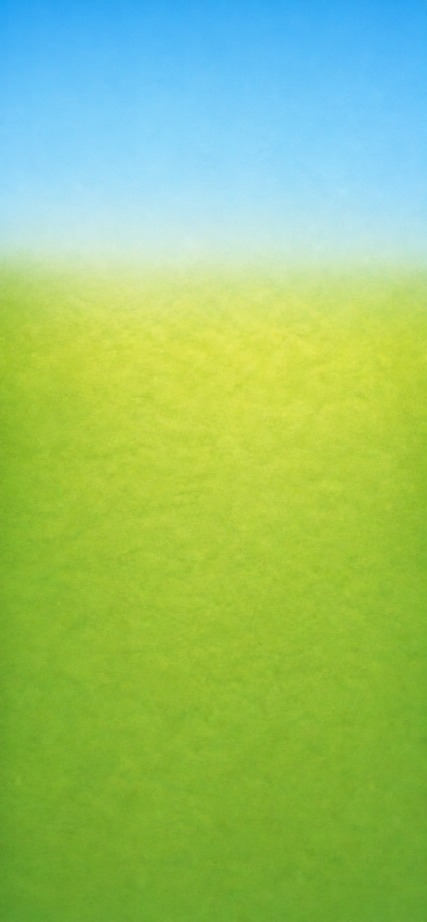
#> input picture games/grove/assets/_new/ui_redesign_direction_b/edge_glade_layered_work_v1/backdrop/source/edge_glade_true_backdrop_v1_raw.png, 853 x 1843 px (shown at 1/2 size)
$ python edge_glade_true_backdrop_v1_value_grade.py
#> lines starting #> are read from the running program, lines starting #| are printed output that depends on the picture; after the words box and inside, x2 and y2 are one past the last pixel; in counts of white or black regions, pixels touching at a corner belong together
#!/usr/bin/env python3
"""Conform and apply the approved broad meadow value progression."""

from pathlib import Path

import numpy as np
from PIL import Image, ImageOps


ROOT = Path(__file__).resolve().parents[1]
SOURCE = ROOT / "source" / "edge_glade_true_backdrop_v1_raw.png"
OUTPUT = ROOT / "final" / "edge_glade_true_backdrop_v1.png"
SIZE = (1320, 2868)

# Normalized y and grade strength. Negative values cool/darken the upper meadow;
# positive values provide a modest central lift. Cubic interpolation prevents
# hard bands, and the bottom quiet zone remains unchanged.
KNOTS = (
    (0.00, 0.0),
    (0.17, 0.0),
    (0.24, -18.0),
    (0.34, -18.0),
    (0.36, -15.0),
    (0.40, -5.0),
    (0.44, 45.0),
    (0.50, 60.0),
    (0.56, 75.0),
    (0.63, 85.0),
    (0.68, 70.0),
    (0.75, 30.0),
    (0.86, 0.0),
    (1.00, 0.0),
)


def smoothstep(value: np.ndarray) -> np.ndarray:
    return value * value * (3.0 - 2.0 * value)


def grade_curve(height: int) -> np.ndarray:
    y = np.linspace(0.0, 1.0, height, dtype=np.float32)
    result = np.zeros(height, dtype=np.float32)
    for (start_y, start_v), (end_y, end_v) in zip(KNOTS, KNOTS[1:]):
        mask = (y >= start_y) & (y <= end_y)
        t = smoothstep((y[mask] - start_y) / (end_y - start_y))
        result[mask] = start_v + (end_v - start_v) * t
    return result


def meadow_mask(pixels: np.ndarray) -> np.ndarray:
    """Select green meadow pixels while leaving the blue sky untouched."""
    green_over_blue = pixels[:, :, 1] - pixels[:, :, 2]
    return smoothstep(np.clip(green_over_blue / 40.0, 0.0, 1.0))


def compress_to_headroom(pixels: np.ndarray, delta: np.ndarray) -> np.ndarray:
    """Compress only out-of-gamut shifts; never clip a channel to 0 or 255."""
    positive_room = np.divide(
        254.5 - pixels,
        delta,
        out=np.full_like(delta, np.inf),
        where=delta > 0,
    )
    negative_room = np.divide(
        0.5 - pixels,
        delta,
        out=np.full_like(delta, np.inf),
        where=delta < 0,
    )
    scale = np.minimum(1.0, np.min(np.minimum(positive_room, negative_room), axis=2))
    return delta * np.clip(scale, 0.0, 1.0)[:, :, None]


def main() -> None:
    with Image.open(SOURCE) as source:
#> source is the input picture: PIL image 853x1843 RGB; mean R, G, B 149.3, 196.3, 111.2
        conformed = ImageOps.fit(
            source.convert("RGB"),
            SIZE,
            method=Image.Resampling.LANCZOS,
            centering=(0.5, 0.5),
        )

    pixels = np.asarray(conformed, dtype=np.float32).copy()
    curve = grade_curve(SIZE[1])[:, None]
    # A row-uniform, very broad negative plateau avoids adding an artificial
    # edge at the soft horizon. Positive lift remains restricted to meadow.
    semantic_mask = np.where(curve < 0.0, 1.0, meadow_mask(pixels))
#> in meadow_mask, `green_over_blue = pixels[:, :, 1] - pixels[:, :, 2]`:
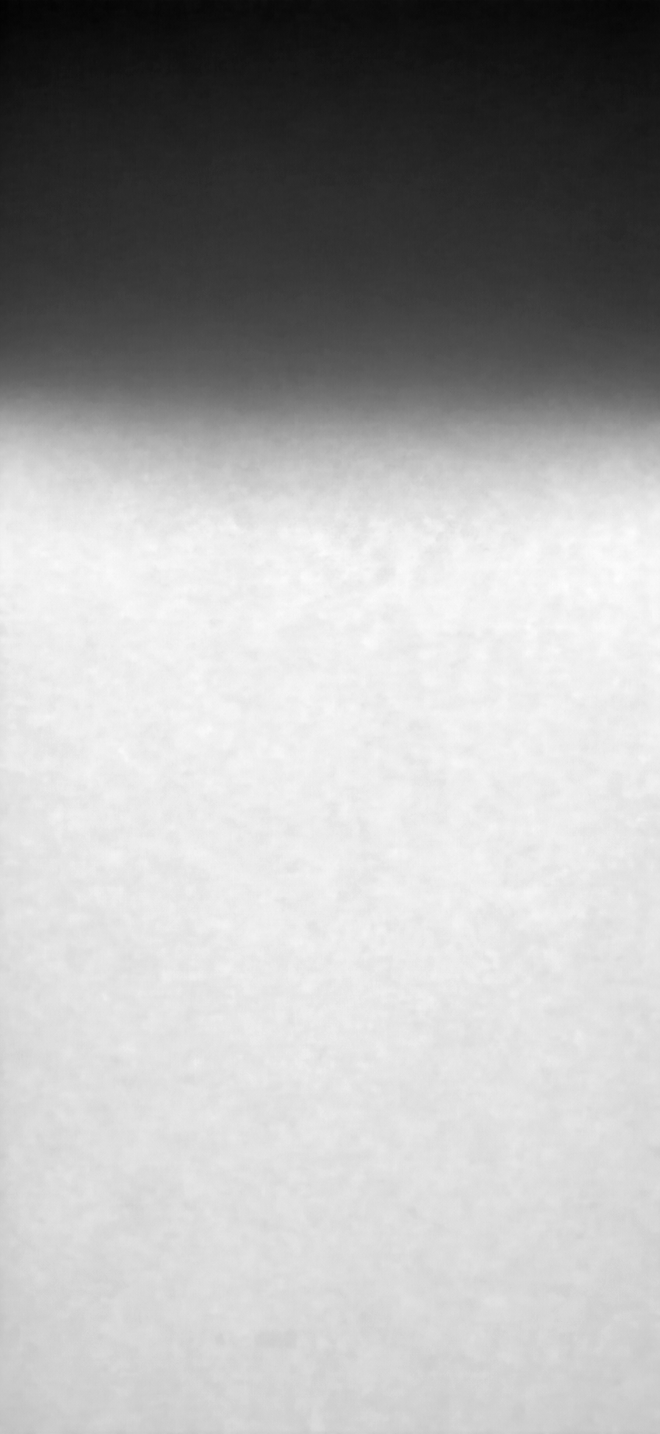
#> green_over_blue: shape (2868, 1320) float32 (shown at 1/2 size); min -81, max 162, mean 85.1; drawn with min black and max white
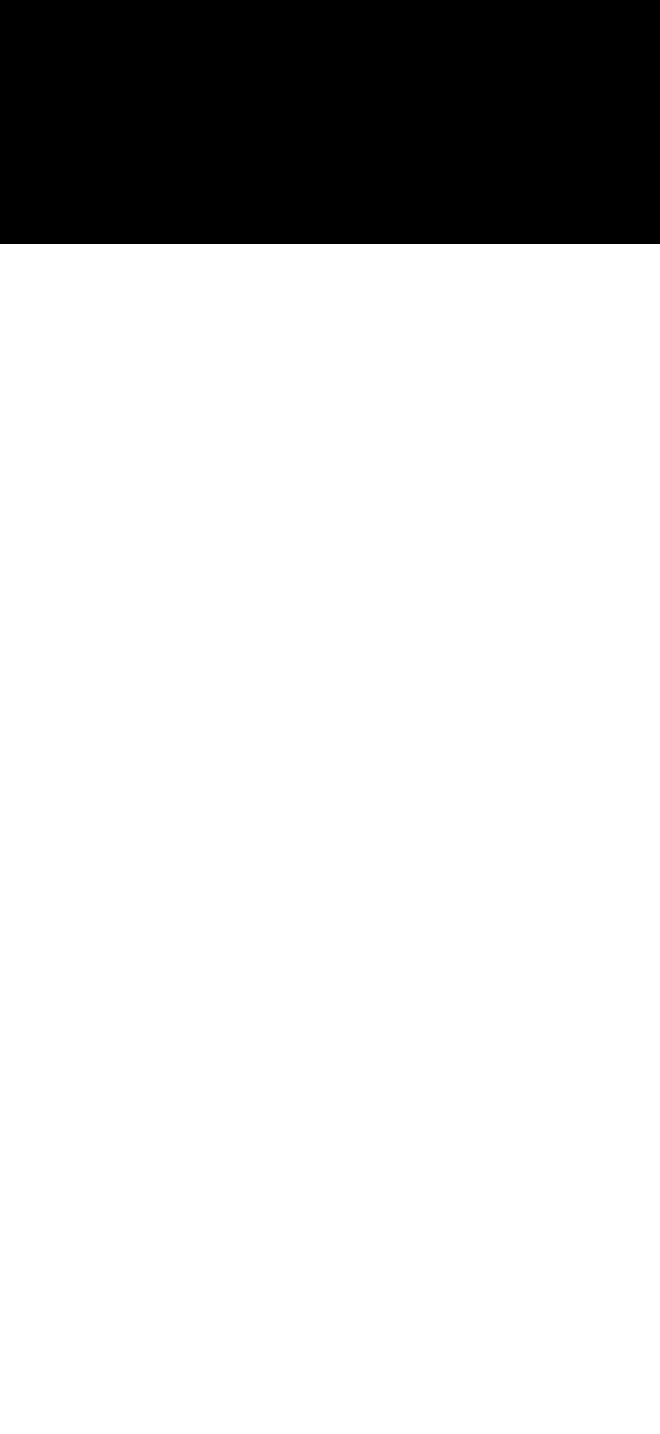
#> semantic_mask: shape (2868, 1320) float32 (shown at 1/2 size); values 0 (black) and 1 (white), 83% white; 1 black region, box (x1, y1, x2, y2) and area: (0, 0, 1320, 488) 644160
    strength = curve * semantic_mask
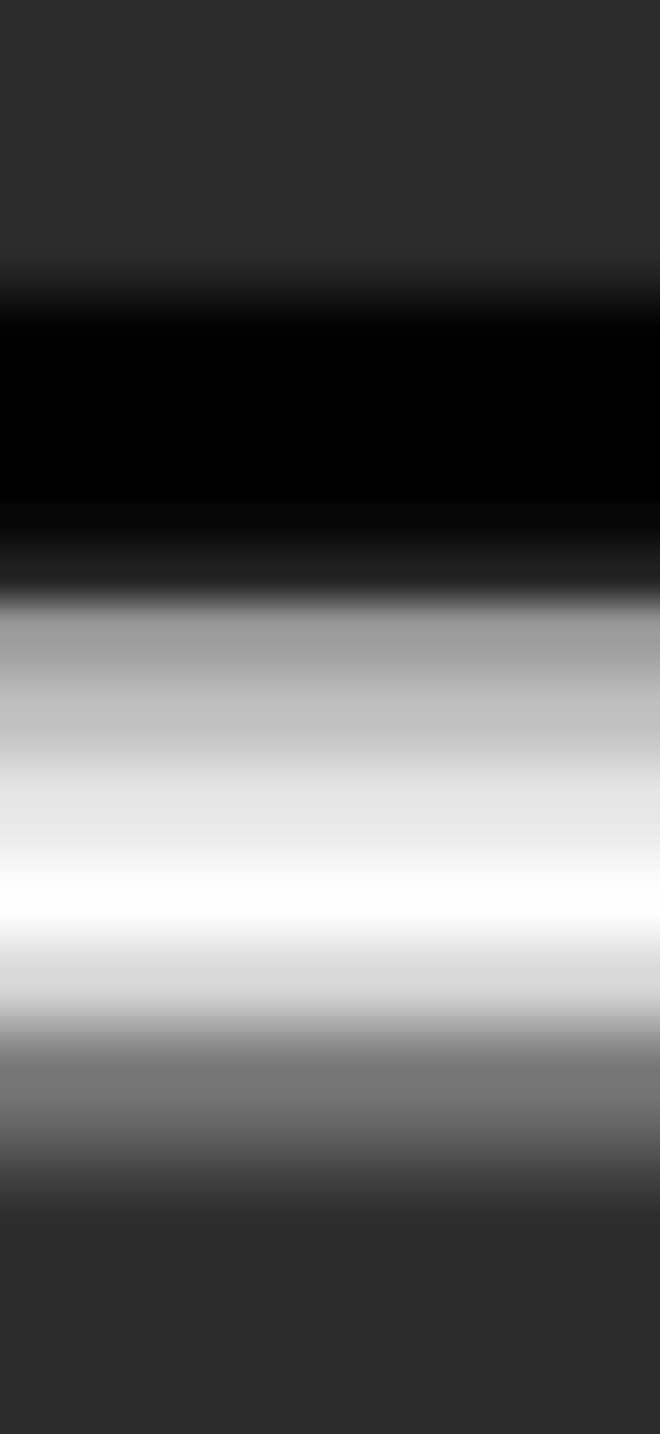
#> strength: shape (2868, 1320) float32 (shown at 1/2 size); min -18, max 85, mean 19.5; drawn with min black and max white

    # Balanced red/green weights use available gamut headroom efficiently. A
    # small inverse blue shift keeps the center fresh yellow-green and makes
    # negative upper-meadow values subtly cooler.
    delta = np.stack(
        (strength * 0.80, strength * 0.60, strength * -0.05), axis=2
    )
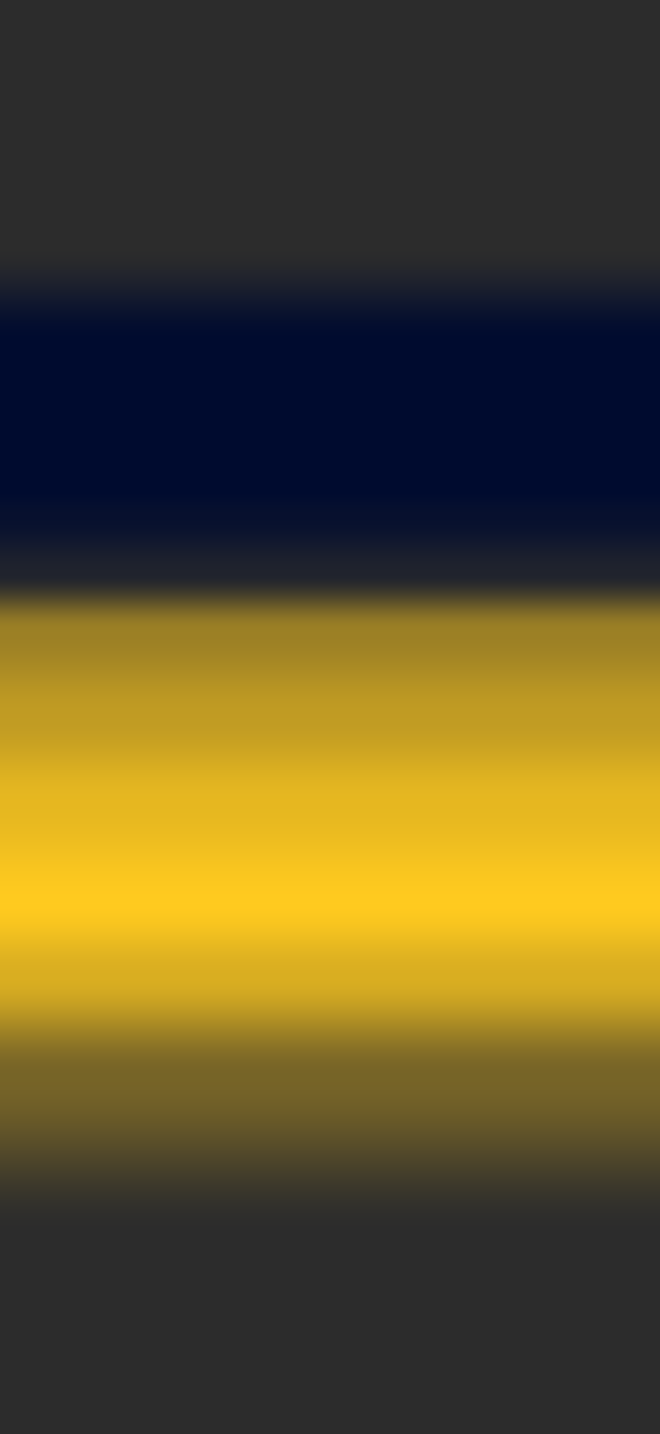
#> delta: shape (2868, 1320, 3) float32 (shown at 1/2 size); mean of channels 0, 1, 2 15.6, 11.6, -1; drawn with min black and max white
    pixels += compress_to_headroom(pixels, delta)
#> in compress_to_headroom, `positive_room = np.divide( 254.5 - pixels, delta, out=np.full_like(del..`: positive_room: shape (2868, 1320, 3) float32; 61.95% of the values are NaN or infinite; the others: min 0.776, max 556335.8, mean 497.6
#> in compress_to_headroom, `negative_room = np.divide( 0.5 - pixels, delta, out=np.full_like(delta..`: negative_room: shape (2868, 1320, 3) float32; 69.08% of the values are NaN or infinite; the others: min 7.55, max 3024738.2, mean 1831.6
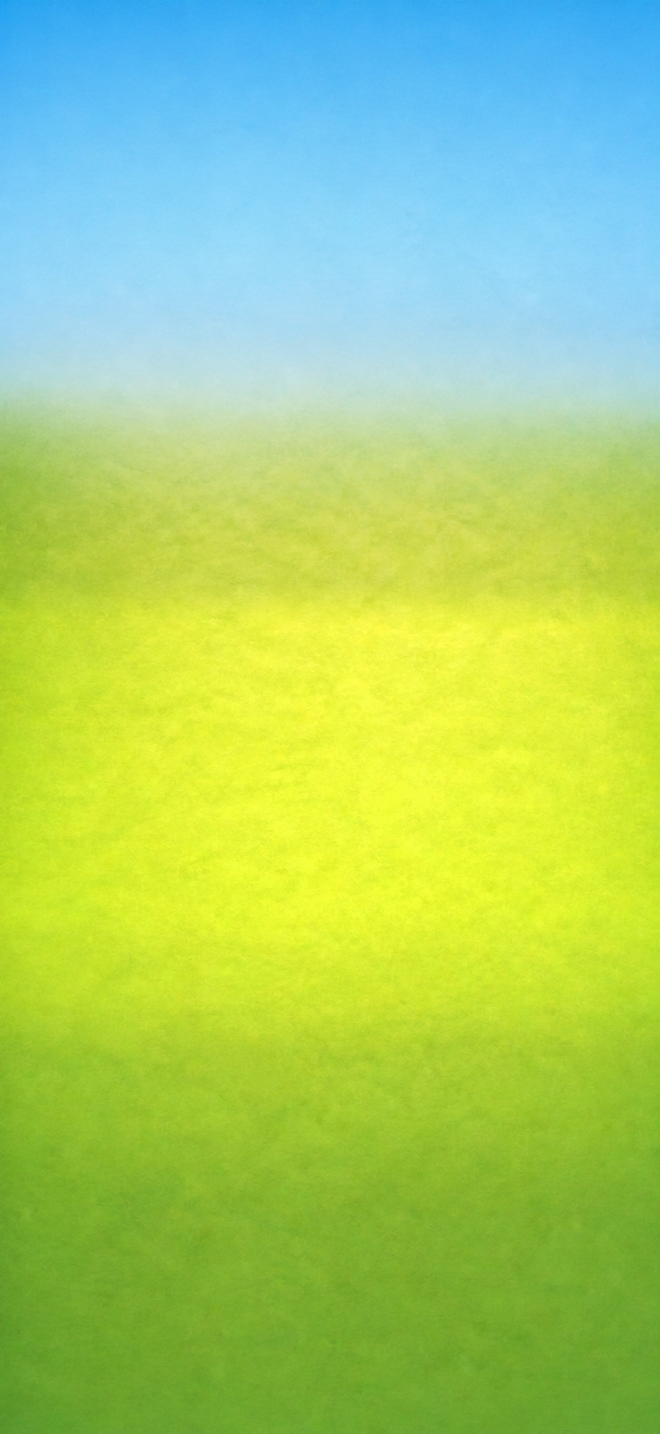
#> pixels: shape (2868, 1320, 3) float32 (shown at 1/2 size); mean R, G, B 166.3, 212.4, 107.9

    OUTPUT.parent.mkdir(parents=True, exist_ok=True)
    Image.fromarray(np.clip(pixels, 0, 255).astype(np.uint8), "RGB").save(
        OUTPUT, format="PNG"
    )


if __name__ == "__main__":
    main()
